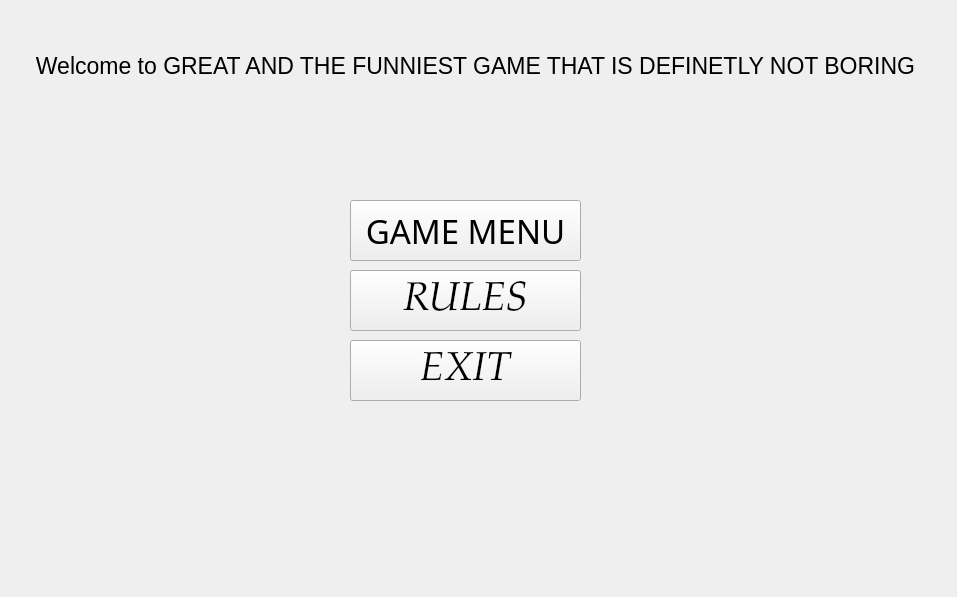
<?xml version="1.0" encoding="UTF-8"?>
<ui version="4.0">
 <class>MainWindow</class>
 <widget class="QMainWindow" name="MainWindow">
  <property name="geometry">
   <rect>
    <x>0</x>
    <y>0</y>
    <width>957</width>
    <height>597</height>
   </rect>
  </property>
  <property name="windowTitle">
   <string>Gambling desert</string>
  </property>
  <widget class="QWidget" name="centralwidget">
   <widget class="QPushButton" name="btn_gamenu">
    <property name="geometry">
     <rect>
      <x>350</x>
      <y>200</y>
      <width>231</width>
      <height>61</height>
     </rect>
    </property>
    <property name="font">
     <font>
      <family>Noto Serif CJK KR SemiBold</family>
      <pointsize>25</pointsize>
     </font>
    </property>
    <property name="text">
     <string>GAME MENU</string>
    </property>
   </widget>
   <widget class="QLabel" name="label">
    <property name="geometry">
     <rect>
      <x>30</x>
      <y>10</y>
      <width>891</width>
      <height>111</height>
     </rect>
    </property>
    <property name="font">
     <font>
      <pointsize>17</pointsize>
     </font>
    </property>
    <property name="text">
     <string>Welcome to GREAT AND THE FUNNIEST GAME THAT IS DEFINETLY NOT BORING</string>
    </property>
    <property name="alignment">
     <set>Qt::AlignmentFlag::AlignCenter</set>
    </property>
   </widget>
   <widget class="QPushButton" name="btn_rules">
    <property name="geometry">
     <rect>
      <x>350</x>
      <y>270</y>
      <width>231</width>
      <height>61</height>
     </rect>
    </property>
    <property name="font">
     <font>
      <family>P052</family>
      <pointsize>30</pointsize>
      <italic>true</italic>
     </font>
    </property>
    <property name="text">
     <string>RULES</string>
    </property>
   </widget>
   <widget class="QLabel" name="label_2">
    <property name="geometry">
     <rect>
      <x>0</x>
      <y>0</y>
      <width>951</width>
      <height>601</height>
     </rect>
    </property>
    <property name="text">
     <string/>
    </property>
    <property name="pixmap">
     <pixmap>../images/desert.png</pixmap>
    </property>
    <property name="scaledContents">
     <bool>true</bool>
    </property>
   </widget>
   <widget class="QPushButton" name="btn_exit">
    <property name="geometry">
     <rect>
      <x>350</x>
      <y>340</y>
      <width>231</width>
      <height>61</height>
     </rect>
    </property>
    <property name="font">
     <font>
      <family>P052</family>
      <pointsize>30</pointsize>
      <italic>true</italic>
     </font>
    </property>
    <property name="text">
     <string>EXIT</string>
    </property>
   </widget>
   <zorder>label_2</zorder>
   <zorder>btn_gamenu</zorder>
   <zorder>label</zorder>
   <zorder>btn_rules</zorder>
   <zorder>btn_exit</zorder>
  </widget>
 </widget>
 <resources/>
 <connections>
  <connection>
   <sender>btn_gamenu</sender>
   <signal>clicked()</signal>
   <receiver>MainWindow</receiver>
   <slot>btn_gamenu_a()</slot>
   <hints>
    <hint type="sourcelabel">
     <x>363</x>
     <y>217</y>
    </hint>
    <hint type="destinationlabel">
     <x>273</x>
     <y>215</y>
    </hint>
   </hints>
  </connection>
  <connection>
   <sender>btn_rules</sender>
   <signal>clicked()</signal>
   <receiver>MainWindow</receiver>
   <slot>btn_rules_a()</slot>
   <hints>
    <hint type="sourcelabel">
     <x>572</x>
     <y>300</y>
    </hint>
    <hint type="destinationlabel">
     <x>626</x>
     <y>297</y>
    </hint>
   </hints>
  </connection>
  <connection>
   <sender>btn_exit</sender>
   <signal>clicked()</signal>
   <receiver>MainWindow</receiver>
   <slot>btn_exit_a()</slot>
   <hints>
    <hint type="sourcelabel">
     <x>367</x>
     <y>363</y>
    </hint>
    <hint type="destinationlabel">
     <x>-59</x>
     <y>358</y>
    </hint>
   </hints>
  </connection>
 </connections>
 <slots>
  <slot>btn_gamenu_a()</slot>
  <slot>btn_rules_a()</slot>
  <slot>btn_exit_a()</slot>
 </slots>
</ui>
